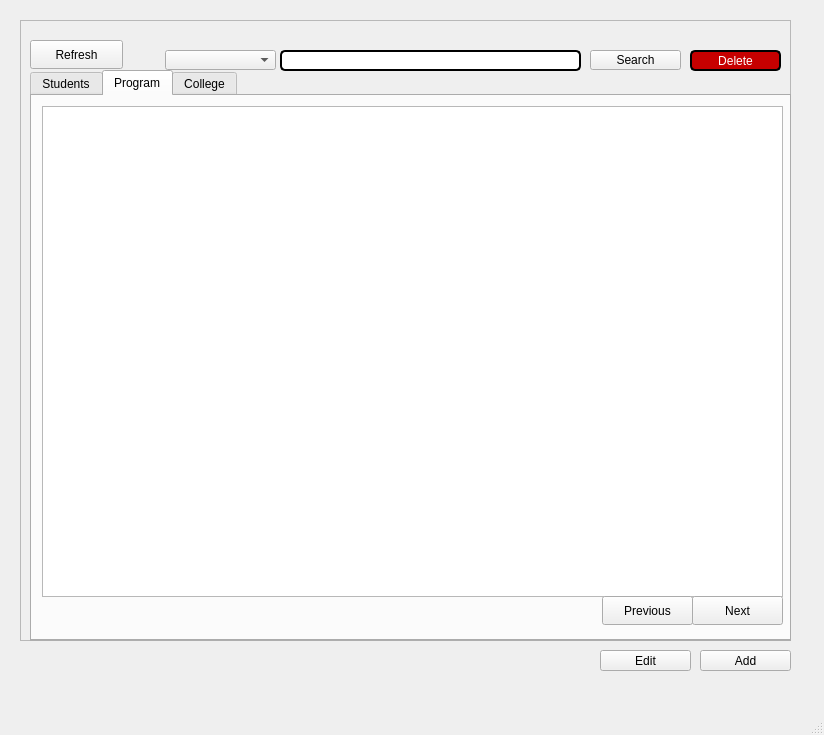
<?xml version="1.0" encoding="UTF-8"?>
<ui version="4.0">
 <class>MainWindow</class>
 <widget class="QMainWindow" name="MainWindow">
  <property name="geometry">
   <rect>
    <x>0</x>
    <y>0</y>
    <width>824</width>
    <height>735</height>
   </rect>
  </property>
  <property name="windowTitle">
   <string>MainWindow</string>
  </property>
  <widget class="QWidget" name="centralwidget">
   <widget class="QFrame" name="frame">
    <property name="geometry">
     <rect>
      <x>20</x>
      <y>20</y>
      <width>771</width>
      <height>621</height>
     </rect>
    </property>
    <property name="frameShape">
     <enum>QFrame::Shape::StyledPanel</enum>
    </property>
    <property name="frameShadow">
     <enum>QFrame::Shadow::Raised</enum>
    </property>
    <widget class="QLineEdit" name="SearchLine">
     <property name="geometry">
      <rect>
       <x>260</x>
       <y>30</y>
       <width>301</width>
       <height>21</height>
      </rect>
     </property>
     <property name="minimumSize">
      <size>
       <width>301</width>
       <height>21</height>
      </size>
     </property>
     <property name="styleSheet">
      <string notr="true">background-color: white;
	border: 2px solid #000000;
	border-radius: 5px;
	padding: 1px;
	box-shadow: 0 0 10px rgba(0,0,05);</string>
     </property>
    </widget>
    <widget class="QPushButton" name="Search">
     <property name="geometry">
      <rect>
       <x>570</x>
       <y>30</y>
       <width>91</width>
       <height>20</height>
      </rect>
     </property>
     <property name="minimumSize">
      <size>
       <width>91</width>
       <height>20</height>
      </size>
     </property>
     <property name="styleSheet">
      <string notr="true">QPushButton {
    background-color: #00674F;
    color: white;
    border: 2px solid #000000;
    border-radius: 5px;
     padding: 1px;
    box-shadow: 0 0 10px rgba(0, 0, 0, 0.5);
    color: white; 
}

/ Hover effect for the button */
QPushButton:hover {
    background-color: #944E63;
    border: 2px solid #944E63;
}</string>
     </property>
     <property name="text">
      <string>Search</string>
     </property>
    </widget>
    <widget class="QTabWidget" name="TabTable">
     <property name="geometry">
      <rect>
       <x>10</x>
       <y>50</y>
       <width>761</width>
       <height>571</height>
      </rect>
     </property>
     <property name="styleSheet">
      <string notr="true"/>
     </property>
     <property name="currentIndex">
      <number>1</number>
     </property>
     <widget class="QWidget" name="tab">
      <attribute name="title">
       <string>Students</string>
      </attribute>
      <widget class="QTableView" name="StudentTable">
       <property name="geometry">
        <rect>
         <x>10</x>
         <y>10</y>
         <width>741</width>
         <height>491</height>
        </rect>
       </property>
      </widget>
      <widget class="QPushButton" name="btnNextStudent">
       <property name="geometry">
        <rect>
         <x>660</x>
         <y>500</y>
         <width>91</width>
         <height>29</height>
        </rect>
       </property>
       <property name="text">
        <string>Next</string>
       </property>
      </widget>
      <widget class="QPushButton" name="btnPrevStudent">
       <property name="geometry">
        <rect>
         <x>570</x>
         <y>500</y>
         <width>91</width>
         <height>29</height>
        </rect>
       </property>
       <property name="text">
        <string>Previous</string>
       </property>
      </widget>
     </widget>
     <widget class="QWidget" name="tab_3">
      <attribute name="title">
       <string>Program</string>
      </attribute>
      <widget class="QTableView" name="ProgTable">
       <property name="geometry">
        <rect>
         <x>10</x>
         <y>10</y>
         <width>741</width>
         <height>491</height>
        </rect>
       </property>
      </widget>
      <widget class="QPushButton" name="btnNextProgram">
       <property name="geometry">
        <rect>
         <x>660</x>
         <y>500</y>
         <width>91</width>
         <height>29</height>
        </rect>
       </property>
       <property name="text">
        <string>Next</string>
       </property>
      </widget>
      <widget class="QPushButton" name="btnPrevProgram">
       <property name="geometry">
        <rect>
         <x>570</x>
         <y>500</y>
         <width>91</width>
         <height>29</height>
        </rect>
       </property>
       <property name="text">
        <string>Previous</string>
       </property>
      </widget>
     </widget>
     <widget class="QWidget" name="tab_2">
      <attribute name="title">
       <string>College</string>
      </attribute>
      <widget class="QTableView" name="CollegeTable">
       <property name="geometry">
        <rect>
         <x>10</x>
         <y>10</y>
         <width>741</width>
         <height>491</height>
        </rect>
       </property>
      </widget>
      <widget class="QPushButton" name="btnNextCollege">
       <property name="geometry">
        <rect>
         <x>660</x>
         <y>500</y>
         <width>91</width>
         <height>29</height>
        </rect>
       </property>
       <property name="text">
        <string>Next</string>
       </property>
      </widget>
      <widget class="QPushButton" name="btnPrevCollege">
       <property name="geometry">
        <rect>
         <x>570</x>
         <y>500</y>
         <width>91</width>
         <height>29</height>
        </rect>
       </property>
       <property name="text">
        <string>Previous</string>
       </property>
      </widget>
     </widget>
    </widget>
    <widget class="QPushButton" name="DeleteButton">
     <property name="geometry">
      <rect>
       <x>670</x>
       <y>30</y>
       <width>91</width>
       <height>21</height>
      </rect>
     </property>
     <property name="styleSheet">
      <string notr="true">
QPushButton {
    background-color: #c70000 ;
    color: white;
    border: 2px solid #000000;
    border-radius: 5px;
     padding: 1px;
    box-shadow: 0 0 10px rgba(0, 0, 0, 0.5);
    color: white; 
}</string>
     </property>
     <property name="text">
      <string>Delete</string>
     </property>
    </widget>
    <widget class="QComboBox" name="Searchby">
     <property name="geometry">
      <rect>
       <x>145</x>
       <y>30</y>
       <width>111</width>
       <height>20</height>
      </rect>
     </property>
    </widget>
    <widget class="QPushButton" name="RefreshButton">
     <property name="geometry">
      <rect>
       <x>10</x>
       <y>20</y>
       <width>93</width>
       <height>29</height>
      </rect>
     </property>
     <property name="text">
      <string>Refresh</string>
     </property>
    </widget>
   </widget>
   <widget class="QPushButton" name="Add">
    <property name="geometry">
     <rect>
      <x>700</x>
      <y>650</y>
      <width>91</width>
      <height>21</height>
     </rect>
    </property>
    <property name="minimumSize">
     <size>
      <width>91</width>
      <height>20</height>
     </size>
    </property>
    <property name="styleSheet">
     <string notr="true">QPushButton {
    background-color: #00674F;
    color: white;
    border: 2px solid #000000;
    border-radius: 5px;
     padding: 1px;
    box-shadow: 0 0 10px rgba(0, 0, 0, 0.5);
    color: white; 
}

/ Hover effect for the button */
QPushButton:hover {
    background-color: #944E63;
    border: 2px solid #944E63;
}</string>
    </property>
    <property name="text">
     <string>Add</string>
    </property>
   </widget>
   <widget class="QPushButton" name="Edit">
    <property name="geometry">
     <rect>
      <x>600</x>
      <y>650</y>
      <width>91</width>
      <height>21</height>
     </rect>
    </property>
    <property name="minimumSize">
     <size>
      <width>91</width>
      <height>20</height>
     </size>
    </property>
    <property name="styleSheet">
     <string notr="true">QPushButton {
    background-color: #00674F;
    color: white;
    border: 2px solid #000000;
    border-radius: 5px;
     padding: 1px;
    box-shadow: 0 0 10px rgba(0, 0, 0, 0.5);
    color: white; 
}

/ Hover effect for the button */
QPushButton:hover {
    background-color: #944E63;
    border: 2px solid #944E63;
}</string>
    </property>
    <property name="text">
     <string>Edit</string>
    </property>
   </widget>
  </widget>
  <widget class="QMenuBar" name="menubar">
   <property name="geometry">
    <rect>
     <x>0</x>
     <y>0</y>
     <width>824</width>
     <height>26</height>
    </rect>
   </property>
  </widget>
  <widget class="QStatusBar" name="statusbar"/>
 </widget>
 <resources/>
 <connections/>
</ui>
